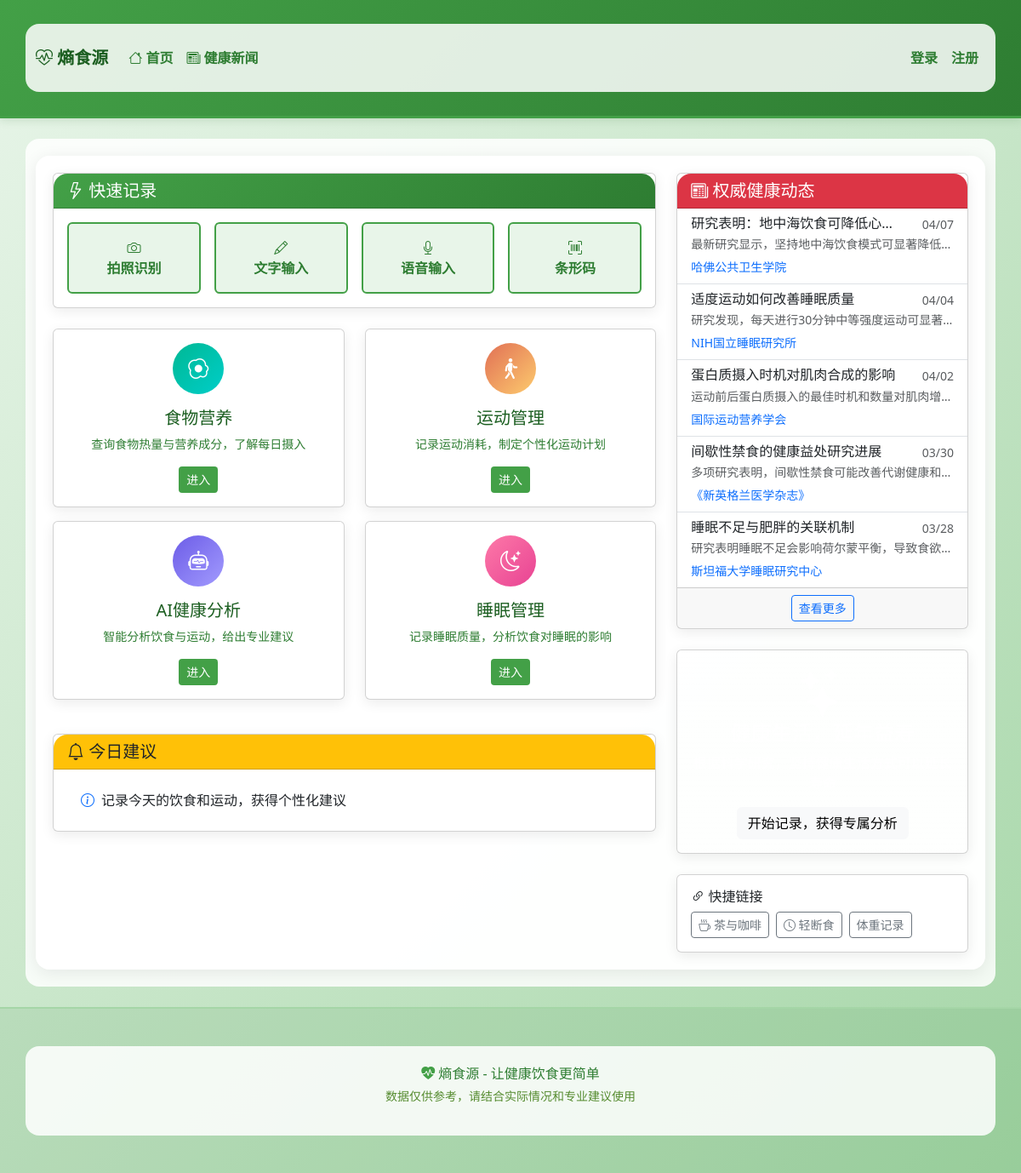
The page / on the database its author committed.
### models.py (models this page shows)
class HealthNews(db.Model):
    __tablename__ = 'health_news'
    id = db.Column(db.Integer, primary_key=True)
    title = db.Column(db.String(255), nullable=False)
    summary = db.Column(db.Text)
    content = db.Column(db.Text)
    source = db.Column(db.String(100))
    source_url = db.Column(db.String(500))
    image_url = db.Column(db.String(500))
    published_at = db.Column(db.DateTime)
    category = db.Column(db.String(50))  # nutrition, exercise, sleep, research
    created_at = db.Column(db.DateTime, default=datetime.utcnow)

### app.py (the view)
@app.route('/')
def index():
    life_expectancy_bonus, tips = calculate_life_expectancy() if current_user.is_authenticated else (0, [])
    news = HealthNews.query.order_by(HealthNews.published_at.desc()).limit(5).all()
    today_stats = get_today_stats() if current_user.is_authenticated else None
    return render_template('index.html',
                         news=news,
                         life_expectancy_bonus=life_expectancy_bonus,
                         tips=tips,
                         today_stats=today_stats)

### app.py (called while the page is built)
@app.context_processor
def inject_variables():
    life_expectancy_bonus = 0
    return dict(
        life_expectancy_bonus=life_expectancy_bonus,
        timedelta=timedelta
    )

### templates/index.html (shortened to what this page needs)
{% extends "base.html" %}
{% block content %}
<div class="row">
    <div class="col-lg-8">
        <div class="card mb-4">
            <div class="card-header" style="background: linear-gradient(135deg, #43a047, #2e7d32); color: white;">
                <h5 class="mb-0"><i class="bi bi-lightning"></i> 快速记录</h5>
            </div>
            <div class="card-body">
                <div class="row g-3">
                    <div class="col-6 col-md-3">
                        <a href="{{ url_for('add_diet_record') }}" class="btn w-100 py-3 quick-btn" style="background: #e8f5e9; color: #2e7d32; border: 2px solid #43a047;">
                            <i class="bi bi-camera"></i>
                            <div><strong>拍照识别</strong></div>
                        </a>
                    </div>
                    <div class="col-6 col-md-3">
                        <a href="{{ url_for('add_diet_record') }}" class="btn w-100 py-3 quick-btn" style="background: #e8f5e9; color: #2e7d32; border: 2px solid #43a047;">
                            <i class="bi bi-pencil"></i>
                            <div><strong>文字输入</strong></div>
                        </a>
                    </div>
                    <div class="col-6 col-md-3">
                        <a href="{{ url_for('add_diet_record') }}" class="btn w-100 py-3 quick-btn" style="background: #e8f5e9; color: #2e7d32; border: 2px solid #43a047;">
                            <i class="bi bi-mic"></i>
                            <div><strong>语音输入</strong></div>
                        </a>
                    </div>
                    <div class="col-6 col-md-3">
                        <a href="{{ url_for('add_diet_record') }}" class="btn w-100 py-3 quick-btn" style="background: #e8f5e9; color: #2e7d32; border: 2px solid #43a047;">
                            <i class="bi bi-upc-scan"></i>
                            <div><strong>条形码</strong></div>
                        </a>
                    </div>
                </div>
            </div>
        </div>
        <div class="row mb-4">
            <div class="col-md-6 mb-3">
                <div class="card feature-card h-100">
                    <div class="card-body text-center">
                        <div class="feature-icon" style="background: linear-gradient(135deg, #00b894, #00cec9);">
                            <i class="bi bi-egg-fried"></i>
                        </div>
                        <h5 style="color: #1b5e20;">食物营养</h5>
                        <p class="small" style="color: #2e7d32;">查询食物热量与营养成分，了解每日摄入</p>
                        <a href="{{ url_for('foods') }}" class="btn btn-sm" style="background: #43a047; color: white;">进入</a>
                    </div>
                </div>
            </div>
            <div class="col-md-6 mb-3">
                <div class="card feature-card h-100">
                    <div class="card-body text-center">
                        <div class="feature-icon" style="background: linear-gradient(135deg, #e17055, #fdcb6e);">
                            <i class="bi bi-person-walking"></i>
                        </div>
                        <h5 style="color: #1b5e20;">运动管理</h5>
                        <p class="small" style="color: #2e7d32;">记录运动消耗，制定个性化运动计划</p>
                        <a href="{{ url_for('exercise') }}" class="btn btn-sm" style="background: #43a047; color: white;">进入</a>
                    </div>
                </div>
            </div>
            <div class="col-md-6 mb-3">
                <div class="card feature-card h-100">
                    <div class="card-body text-center">
                        <div class="feature-icon" style="background: linear-gradient(135deg, #6c5ce7, #a29bfe);">
                            <i class="bi bi-robot"></i>
                        </div>
                        <h5 style="color: #1b5e20;">AI健康分析</h5>
                        <p class="small" style="color: #2e7d32;">智能分析饮食与运动，给出专业建议</p>
                        <a href="{{ url_for('ai_analysis') }}" class="btn btn-sm" style="background: #43a047; color: white;">进入</a>
                    </div>
                </div>
            </div>
            <div class="col-md-6 mb-3">
                <div class="card feature-card h-100">
                    <div class="card-body text-center">
                        <div class="feature-icon" style="background: linear-gradient(135deg, #fd79a8, #e84393);">
                            <i class="bi bi-moon-stars"></i>
                        </div>
                        <h5 style="color: #1b5e20;">睡眠管理</h5>
                        <p class="small" style="color: #2e7d32;">记录睡眠质量，分析饮食对睡眠的影响</p>
                        <a href="{{ url_for('sleep') }}" class="btn btn-sm" style="background: #43a047; color: white;">进入</a>
                    </div>
                </div>
            </div>
        </div>
        <div class="card mb-4">
            <div class="card-header bg-warning text-dark">
                <h5 class="mb-0"><i class="bi bi-bell"></i> 今日建议</h5>
            </div>
            <div class="card-body">
                <ul class="list-group list-group-flush">
                    {% if tips %}
                        {% for tip in tips %}
                        <li class="list-group-item d-flex align-items-center">
                            <span class="me-2">{{ tip }}</span>
                        </li>
                        {% endfor %}
                    {% else %}
                        <li class="list-group-item d-flex align-items-center">
                            <i class="bi bi-info-circle text-primary me-2"></i>
                            <span>记录今天的饮食和运动，获得个性化建议</span>
                        </li>
                    {% endif %}
                </ul>
            </div>
        </div>
    </div>
    <div class="col-lg-4">
        <div class="card mb-4">
            <div class="card-header bg-danger text-white">
                <h5 class="mb-0"><i class="bi bi-newspaper"></i> 权威健康动态</h5>
            </div>
            <div class="card-body p-0">
                {% if news %}
                <div class="list-group list-group-flush">
                    {% for item in news %}
                    <a href="{{ url_for('news') }}" class="list-group-item list-group-item-action">
                        <div class="d-flex w-100 justify-content-between">
                            <h6 class="mb-1 text-truncate" style="max-width: 80%;">{{ item.title }}</h6>
                            <small class="text-muted">{{ item.published_at.strftime('%m/%d') }}</small>
                        </div>
                        <p class="mb-1 small text-muted text-truncate">{{ item.summary }}</p>
                        <small class="text-primary">{{ item.source }}</small>
                    </a>
                    {% endfor %}
                </div>
                {% else %}
                <div class="p-3 text-center text-muted">
                    <p>暂无最新新闻</p>
                </div>
                {% endif %}
                <div class="card-footer text-center">
                    <a href="{{ url_for('news') }}" class="btn btn-sm btn-outline-primary">查看更多</a>
                </div>
            </div>
        </div>
        <div class="card bg-gradient text-white" style="background: linear-gradient(135deg, #74b9ff, #0984e3);">
            <div class="card-body text-center">
                <i class="bi bi-stars display-4 mb-3"></i>
                <h4>健康生活，延年益寿</h4>
                <p class="mb-3">根据科学研究，坚持健康生活方式可以延长寿命</p>
                {% if current_user.is_authenticated %}
                <div class="bg-white rounded-3 p-3 text-dark">
                    <p class="mb-1">按照您的健康生活方式</p>
                    <h2 class="text-primary mb-1">{{ life_expectancy_bonus }} 年</h2>
                    <p class="small text-muted mb-0">预计可延长寿命</p>
                </div>
                {% else %}
                <a href="{{ url_for('register') }}" class="btn btn-light">开始记录，获得专属分析</a>
                {% endif %}
            </div>
        </div>
        <div class="card mt-4">
            <div class="card-body">
                <h6 class="card-title"><i class="bi bi-link-45deg"></i> 快捷链接</h6>
                <div class="d-flex flex-wrap gap-2">
                    <a href="{{ url_for('beverages') }}" class="btn btn-sm btn-outline-secondary">
                        <i class="bi bi-cup-hot"></i> 茶与咖啡
                    </a>
                    <a href="{{ url_for('fasting') }}" class="btn btn-sm btn-outline-secondary">
                        <i class="bi bi-clock"></i> 轻断食
                    </a>
                    <a href="{{ url_for('weight') }}" class="btn btn-sm btn-outline-secondary">
                         体重记录
                    </a>
                </div>
            </div>
        </div>
    </div>
</div>
{% endblock %}

### templates/base.html (shortened to what this page needs)
<!DOCTYPE html>
<html lang="zh-CN">
<head>
    <link rel="stylesheet" href="{{ url_for('static', filename='css/style.css') }}">
    <link href="https://cdn.jsdelivr.net/npm/bootstrap@5.3.0/dist/css/bootstrap.min.css" rel="stylesheet">
    <link href="https://cdn.jsdelivr.net/npm/bootstrap-icons@1.11.0/font/bootstrap-icons.css" rel="stylesheet">
</head>
<body>
    <nav class="navbar navbar-expand-lg navbar-light" style="background: linear-gradient(135deg, #c8e6c9 0%, #a5d6a7 100%); border-bottom: 3px solid #43a047;">
        <div class="container">
            <a class="navbar-brand fw-bold" href="{{ url_for('index') }}" style="color: #1b5e20;">
                <i class="bi bi-heart-pulse"></i> 熵食源
            </a>
            <div class="collapse navbar-collapse" id="navbarNav">
                <ul class="navbar-nav me-auto">
                    <li class="nav-item">
                        <a class="nav-link" href="{{ url_for('index') }}" style="color: #2e7d32; font-weight: 600;"><i class="bi bi-house"></i> 首页</a>
                    </li>
                    <li class="nav-item">
                        <a class="nav-link" href="{{ url_for('news') }}" style="color: #2e7d32; font-weight: 600;"><i class="bi bi-newspaper"></i> 健康新闻</a>
                    </li>
                </ul>
                <ul class="navbar-nav">
                    {% if current_user.is_authenticated %}
                    <li class="nav-item dropdown">
                        <a class="nav-link dropdown-toggle" href="#" data-bs-toggle="dropdown" style="color: #2e7d32; font-weight: 600;">
                            <i class="bi bi-person-circle"></i> {{ current_user.username }}
                        </a>
                        <ul class="dropdown-menu dropdown-menu-end">
                            <li><a class="dropdown-item" href="{{ url_for('profile') }}"><i class="bi bi-gear"></i> 设置</a></li>
                            <li><hr class="dropdown-divider"></li>
                            <li><a class="dropdown-item" href="{{ url_for('logout') }}"><i class="bi bi-box-arrow-right"></i> 退出</a></li>
                        </ul>
                    </li>
                    {% else %}
                    <li class="nav-item">
                        <a class="nav-link" href="{{ url_for('login') }}" style="color: #2e7d32; font-weight: 600;">登录</a>
                    </li>
                    <li class="nav-item">
                        <a class="nav-link" href="{{ url_for('register') }}" style="color: #2e7d32; font-weight: 600;">注册</a>
                    </li>
                    {% endif %}
                </ul>
            </div>
        </div>
    </nav>
    <main class="container my-4">
        <div style="background: rgba(255, 255, 255, 0.92); border-radius: 16px; padding: 20px; box-shadow: 0 4px 20px rgba(0, 0, 0, 0.08);">
        {% block content %}{% endblock %}
        </div>
    </main>
    <footer class="py-4 mt-4" style="background: rgba(46, 125, 50, 0.1); border-top: 2px solid #a5d6a7;">
        <div class="container text-center">
            <p class="mb-1" style="color: #2e7d32;">
                <i class="bi bi-heart-pulse-fill" style="color: #43a047;"></i> 熵食源 - 让健康饮食更简单
            </p>
            <p class="small" style="color: #558b2f;">
                数据仅供参考，请结合实际情况和专业建议使用
            </p>
        </div>
    </footer>
</body>
</html>

### static/css/style.css (style rules this page uses)
:root { --primary-color: #74b9ff; --primary-dark: #0984e3; --primary-light: #a8d8ff; --success-color: #00b894; --warning-color: #fdcb6e; --danger-color: #e17055; --info-color: #00cec9; }
body { font-family: -apple-system, BlinkMacSystemFont, "Segoe UI", Roboto, "Helvetica Neue", Arial, sans-serif; background: linear-gradient(135deg, #e8f5e9 0%, #c8e6c9 50%, #a5d6a7 100%); background-attachment: fixed; color: #2d3436; min-height: 100vh; }
.container, .container-fluid { background: rgba(255, 255, 255, 0.85); border-radius: 16px; padding: 20px; margin-top: 20px; margin-bottom: 20px; }
.navbar { box-shadow: 0 2px 10px rgba(27, 94, 32, 0.15); background: linear-gradient(135deg, #43a047, #2e7d32) !important; }
.navbar-brand { font-weight: 700; font-size: 1.5rem; }
.nav-link { font-weight: 500; transition: all 0.3s ease; }
.card { border: none; border-radius: 16px; box-shadow: 0 4px 15px rgba(0, 0, 0, 0.08); transition: transform 0.3s ease, box-shadow 0.3s ease; }
.card-header { border-radius: 16px 16px 0 0 !important; font-weight: 600; }
.quick-btn { border-radius: 12px; transition: all 0.3s ease; }
.feature-card { cursor: pointer; }
.feature-icon { width: 60px; height: 60px; border-radius: 50%; display: flex; align-items: center; justify-content: center; margin: 0 auto 1rem; font-size: 1.5rem; color: white; }
footer { border-top: 1px solid #c8e6c9; background: rgba(255, 255, 255, 0.9); }
.bg-gradient { background: linear-gradient(135deg, #74b9ff, #0984e3) !important; }
.list-group-item { border-left: none; border-right: none; }
.list-group-item:first-child { border-top: none; }
.list-group-item:last-child { border-bottom: none; }

### rows shown on the page
HealthNews: title "研究表明：地中海饮食可降低心…", published_at "04/07", summary "最新研究显示，坚持地中海饮食模式可显著降低…", source "哈佛公共卫生学院"
HealthNews: title "适度运动如何改善睡眠质量", published_at "04/04", summary "研究发现，每天进行30分钟中等强度运动可显著…", source "NIH国立睡眠研究所"
HealthNews: title "蛋白质摄入时机对肌肉合成的影响", published_at "04/02", summary "运动前后蛋白质摄入的最佳时机和数量对肌肉增…", source "国际运动营养学会"
HealthNews: title "间歇性禁食的健康益处研究进展", published_at "03/30", summary "多项研究表明，间歇性禁食可能改善代谢健康和…", source "《新英格兰医学杂志》"
HealthNews: title "睡眠不足与肥胖的关联机制", published_at "03/28", summary "研究表明睡眠不足会影响荷尔蒙平衡，导致食欲…", source "斯坦福大学睡眠研究中心"
